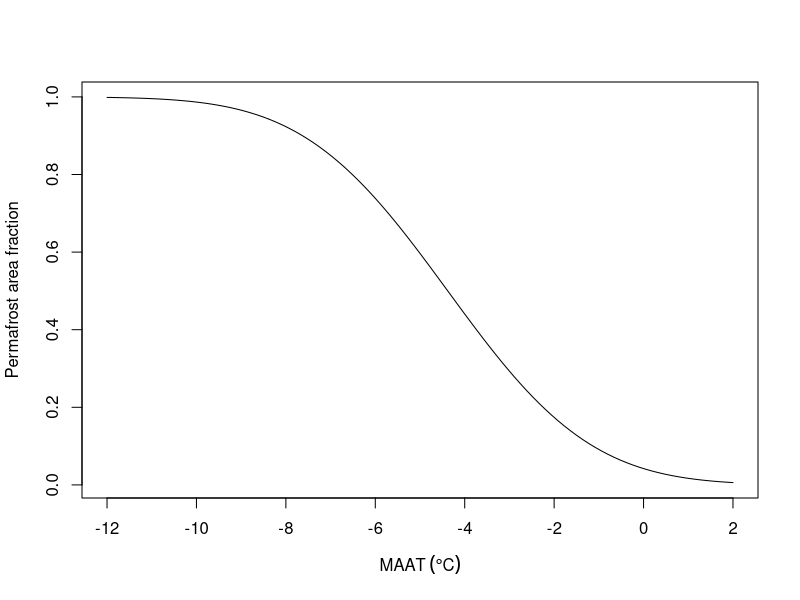

This chart was generated by the following R code:
# Based on:
# Gruber, S. (2012). Derivation and analysis of a high-resolution estimate of
# global permafrost zonation. The Cryosphere, 6(1), 221–233.
# http://dx.doi.org/https://doi.org/10.5194/tc-6-221-2012
 
mu <- 4.38
sig2 <- 6.43
curve(1 - pnorm(x, -mu, sqrt(sig2)), -12, 2,
      xlab = expression(MAAT ~ (degree * C)),
      ylab = "Permafrost area fraction")
